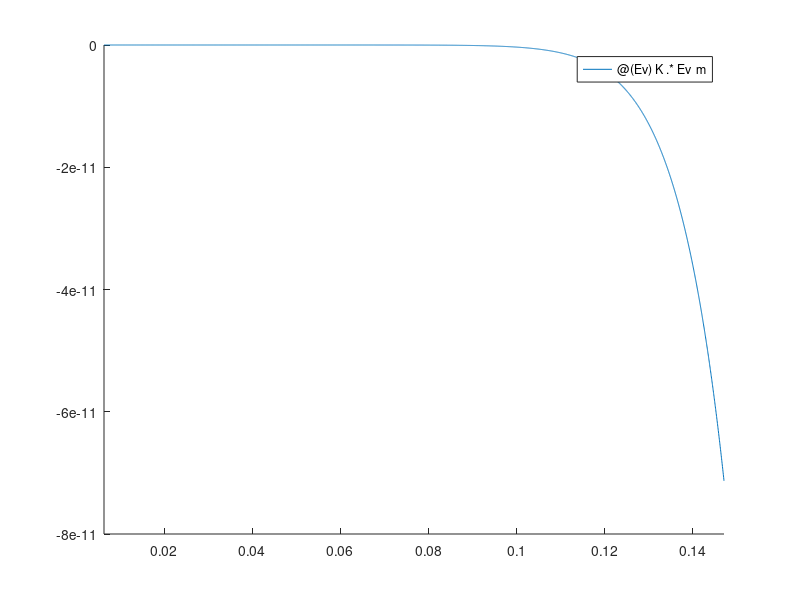

This chart was generated by the following MATLAB code:
%function [K, m] = RA183045_L08_01()


F = [24.6 29.3 31.5 33.3 34.8 35.7 36.6 37.5 38.8 39.6 40.4] * 1e3.';
L = [12.58 12.82 12.91 12.95 13.05 13.21 13.35 13.49 14.08 14.21 14.48]* 1e-3.';

A0 = 1.25e-4;
L0 = 0.0125;



%tensão verdadeira (sigma_v)
%deformação verdadeira (Ev)
for i=1:length(F)
    sigma_v(i) = F(i)*L(i)/A0/L0;
    Ev(i) = log(L(i)/L0)
end

figure;
%plot(sigma_v,Ev,'o');
Et = [Ev.' ones(length(Ev),1)];
sigma_t = log(Ev./sigma_v).';

M = Et\sigma_t
K = M(2);
m = M(1);
hold on

fplot(@(Ev) K.*Ev^m,[min(Ev) max(Ev)]);

hold off;

%end